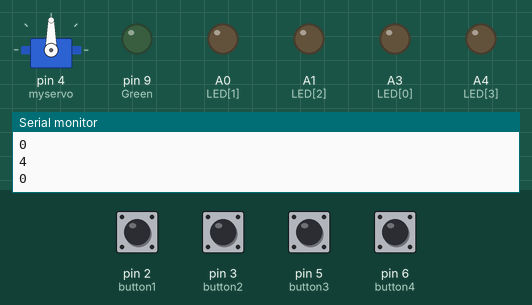
Recording of a sketch running on a simulated Arduino Uno, built with avr-gcc and run on an emulated ATmega328P. On the bench: servo, output pins drawn as LEDs (lit = HIGH), the last lines printed to the serial monitor. Inputs (shaded band) come from the test bench; at power-on: pin 2 (button1), pin 3 (button2), pin 5 (button3), pin 6 (button4) HIGH.

Above: at 1.2 s.
1.3 s: pin 2 (button1) pulled LOW for 0.15 s
At 2.4 s:
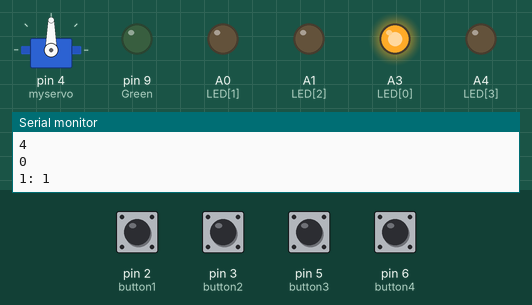
2.9 s: pin 3 (button2) pulled LOW for 1 s
At 4.8 s:
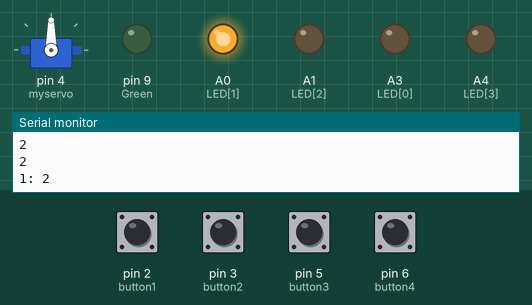
5.4 s: pin 5 (button3) pulled LOW for 0.15 s
At 6.6 s:
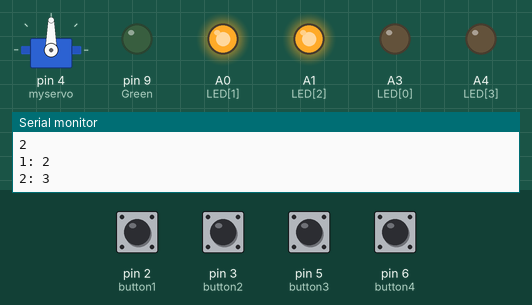
7.0 s: pin 6 (button4) pulled LOW for 0.15 s
At 7.9 s:
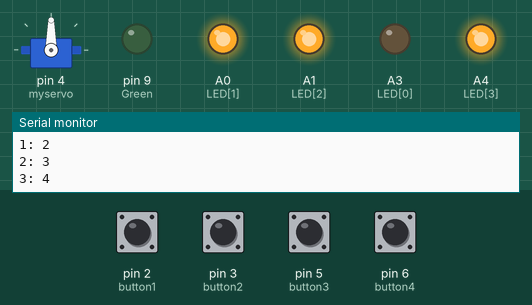
8.6 s: pin 2 (button1) pulled LOW for 1 s
At 10.0 s:
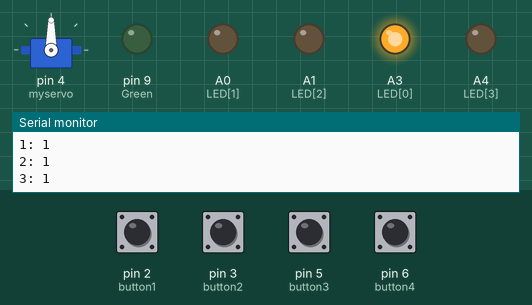
11.1 s: pin 5 (button3) pulled LOW for 1 s
At 11.9 s:
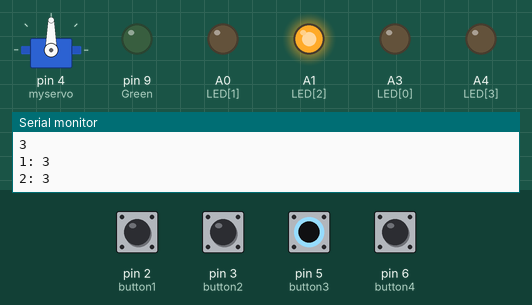
Timing chart, 0 to 14.1 s (numbered marks = the images above; inputs shaded):
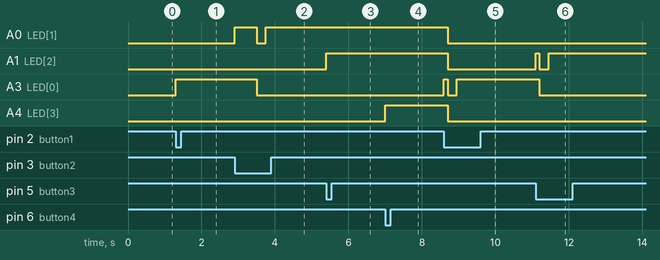

Measured:
- after the input at 1.3 s, A3 (LED[0]): LOW → HIGH at once
- after the input at 2.9 s, A0 (LED[1]): LOW → HIGH at once, → LOW 0.60 s later, → HIGH 0.25 s later; A3 (LED[0]): HIGH → LOW after 0.60 s
- after the input at 5.4 s, A1 (LED[2]): LOW → HIGH at once
- after the input at 7.0 s, A4 (LED[3]): LOW → HIGH at once
- after the input at 8.6 s, A0 (LED[1]), A1 (LED[2]), A4 (LED[3]): HIGH → LOW after 0.10 s; A3 (LED[0]): LOW → HIGH at once, → LOW 0.10 s later, → HIGH 0.25 s later
- after the input at 11.1 s, A1 (LED[2]): LOW → HIGH at once, → LOW 0.10 s later, → HIGH 0.25 s later; A3 (LED[0]): HIGH → LOW after 0.10 s

The sketch:

Motor_Code_Lock.ino
```cpp
#include <Servo.h>

const int button1 = 2; //first button is on pin 8
const int button2 = 3; //second is on pin 9
const int button3 = 5; //third is pin 10
const int button4 = 6; //fourth button is pin 11
const int LED[] = {A3,A0,A1,A4};

const int Green = 9;

int servoPos = 0;
Servo myservo;

int code[] = {1,2,3,4};
int entered[4];

void setup() {
  Serial.begin(9600);

  myservo.attach(4);
  myservo.write(90);

  pinMode(button1, INPUT_PULLUP); //button 1 is an input
  pinMode(button2, INPUT_PULLUP); //button 2 is an input
  pinMode(button3, INPUT_PULLUP); //button 3 is an input
  pinMode(button4, INPUT_PULLUP); //button 4 is an input
  pinMode(Green, OUTPUT);

  for (int i = 0; i < 4;i++){ //work through numbers 0-3
    Serial.println(code[i]); //print each digit of the code
    Serial.println(entered[i]); //print each element of the entered[]
                                //array (this was for me to check that it
                                //started at 0
    pinMode(LED[i],OUTPUT);
  }
}

void loop(){ //run repeatedly
  if (digitalRead(button1) == LOW){ //if button1 is pressed
    checkEntered1(1); //call checkEntered and pass it a 1

    delay(250);
  }
  else if (digitalRead(button2) == LOW){ //if button2 is pressed
    checkEntered1(2); //call checkEntered1 and pass it a 2

    delay(250); //wait
  }
  else if (digitalRead(button3) == LOW){ //if button3 is pressed
    checkEntered1(3); //call checkEntered1 and pass it a 3

    delay(250); //wait
  }
  else if (digitalRead(button4) == LOW){ //if button4 is pressed
    checkEntered1(4); //call checkEntered1 and pass it a 4

    delay(250); //wait
  }
}

void checkEntered1(int button){ //check the first element of the entered[] array
  digitalWrite(LED[button-1],HIGH);
  if (entered[0] != 0){ //if it is not a zero, i.e. it has already been inputted
    checkEntered2(button); //move on to checkEntered2, passing it "button"
  }
  else if(entered[0] == 0){ //if it is zero, i.e. if it hasn't been defined with a button yet
    entered[0] = button; //set the first element as the button that has been pressed
    Serial.print("1: ");Serial.println(entered[0]); //for debugging
  }
}

void checkEntered2(int button){ //check the second element of the entered[] array]
  digitalWrite(LED[button-1],HIGH);
  if (entered[1] != 0){ //if it is not a zero, i.e. it has already been inputted
    checkEntered3(button); //move on to checkEntered3, passing it "button"
  }
  else if(entered[1] == 0){ //if it is zero, i.e. if it hasn't been defined with a button yet
    entered[1] = button; //set the second element as the button that has been pressed
    Serial.print("2: ");Serial.println(entered[1]); //for debugging
  }
}

void checkEntered3(int button){  //check the third element of the entered[] array
  digitalWrite(LED[button-1],HIGH);
  if (entered[2] != 0){ //if it is not a zero, i.e. it has already been inputted
    checkEntered4(button); //move on to checkEntered4, passing it "button"
  }

  else if (entered[2] == 0){ //if it is zero, i.e. if it hasn't been defined with a button yet
    entered[2] = button; //set the third element as the button that has been pressed
    Serial.print("3: ");Serial.println(entered[2]); //for debugging
  }
}

void checkEntered4(int button){ //check the fourth element of the entered[] array
  digitalWrite(LED[button-1],HIGH);
  if (entered[3] == 0){ //if it is zero, i.e. if it hasn't been defined with a button yet
    entered[3] = button; //set the final element as the button that has been pressed
    Serial.print("4: "); //for debugging
    delay(100); //allow time for processing
    compareCode(); //call the compareCode function
  }
}


void compareCode(){ //checks if the code entered is correct by comparing the code[] array with the entered[] array
  for (int i = 0; i<4;i++){ //these three lines are for debugging
    Serial.println(entered[i]);
  }
  if ((entered[0]==code[0]) && (entered[1]==code[1]) && (entered[2]==code[2]) && (entered[3]==code[3])){ //if all the elements of each array are equal
    for (servoPos = 0; servoPos <= 180; servoPos += 1) { // goes from 0 degrees to 180 degrees
      myservo.write(servoPos);              // tell servo to go to servoPosition in variable 'servoPos'
      delay(15);                       // waits 15ms for the servo to reach the servoPosition
    }
    for (servoPos = 180; servoPos >= 0; servoPos -= 1) { // goes from 180 degrees to 0 degrees
      myservo.write(servoPos);              // tell servo to go to servoPosition in variable 'servoPos'
      delay(15);                       // waits 15ms for the servo to reach the servoPosition
    }
    loop(); //return to loop() (not really necessary)
  }
  else { //if you (or the intruder) get the code wrong
    for (int i = 0; i < 4; i++){ //this next loop is for debugging
      entered[i] = 0;
    }
  }
  close_all();
}


void close_all(){
  digitalWrite(LED[0],LOW);
  digitalWrite(LED[1],LOW);
  digitalWrite(LED[2],LOW);
  digitalWrite(LED[3],LOW);
}
```
